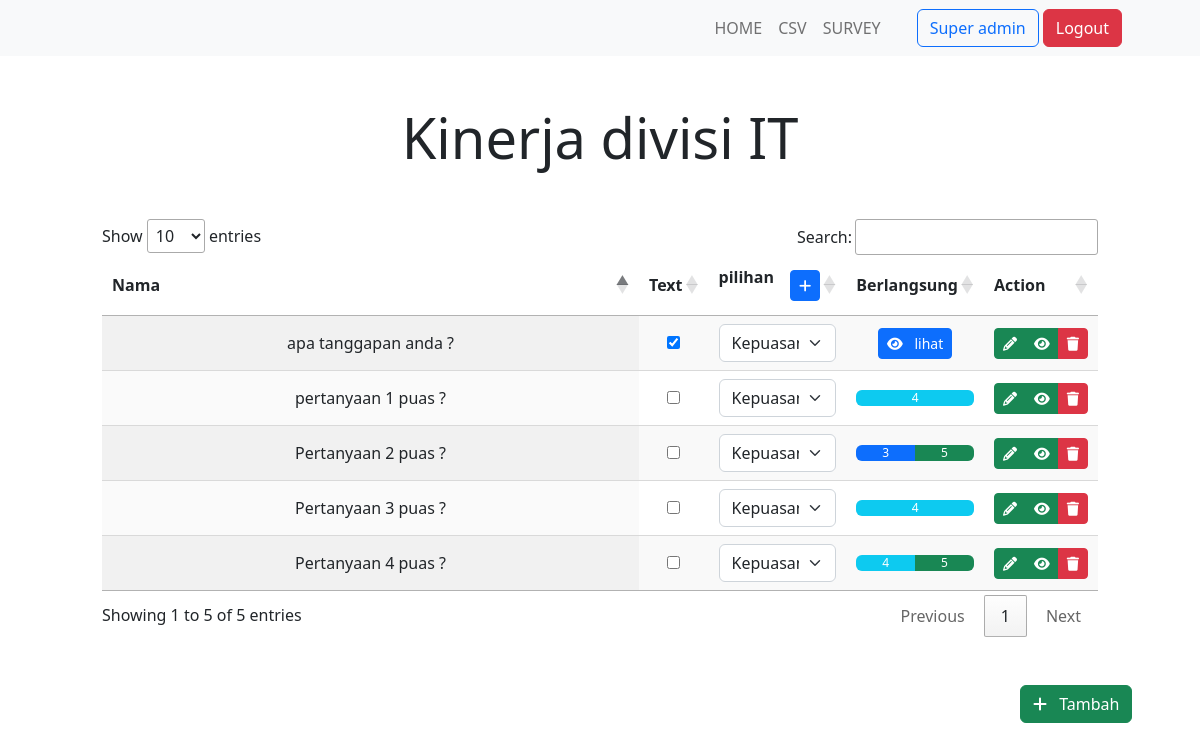
/edit/3 (signed in), run on the app's committed database.
### home/models.py (models this page shows, shortened)
class Survey(models.Model):
    name = models.CharField(max_length=225)
    date = models.DateField(auto_now_add=True)
    isOpen = models.BooleanField(default=True)

class Question(models.Model):
    name = models.CharField(max_length=225)
    isText = models.BooleanField()

class SurveyQuestion(models.Model):
    survey = models.ForeignKey('home.Survey',blank=True, null=True,on_delete=models.CASCADE)
    name = models.CharField(max_length=225)
    isText = models.BooleanField(default=False)
    value = models.ForeignKey('home.Question',blank=True, null=True,on_delete=models.CASCADE)

### home/views.py (the view, shortened to what this page needs)
# urls.py: path('edit/<int:id>', views.editmaster),
def editmaster(request,id):
    arrquest = []
    getsurvey = Survey.objects.get(id=id)
    for i in SurveyQuestion.objects.filter(survey=getsurvey).order_by('-id'):
        respon = ResponSurvey.objects.filter(value=i)
        if respon.count() != 0:
            objrespon = {
                '1':0 if respon.filter(answer__value__contains=1).count() == 0 else int((respon.count()/respon.filter(answer__value__contains=1).count())*100),
                '2':0 if respon.filter(answer__value__contains=2).count() == 0 else int((respon.count()/respon.filter(answer__value__contains=2).count())*100),
                '3':0 if respon.filter(answer__value__contains=3).count() == 0 else int((respon.count()/respon.filter(answer__value__contains=3).count())*100),
                '4':0 if respon.filter(answer__value__contains=4).count() == 0 else int((respon.count()/respon.filter(answer__value__contains=4).count())*100),
                '5':0 if respon.filter(answer__value__contains=5).count() == 0 else int((respon.count()/respon.filter(answer__value__contains=5).count())*100),
            }
        else:
            objrespon = {'1':'20','2':'20','3':'20','4':'20','5':'20',}
        arrquest.append({
            'id':i.id,
            'name':i.name,
            'isText':i.isText,
            'value':i.value,
            'isfilled': True if respon.count() != 0 else False,
            'respon':objrespon,
        })
    context = {
        'survey':getsurvey,
        'question':arrquest,
        'answer':Question.objects.all()
    }
    return render(request, 'admin/editSurvey.html', context)

### templates/admin/editSurvey.html (shortened to what this page needs)
{% extends 'admin/baseadmin.html' %} {% block content %}
<div class="text-center display-4 mt-5">
{{survey.name}}
</div>
<div class="row justify-content-center mt-5">
  <div class="col-md-10">
    <table id="table_id" class="display">
      <thead>
        <tr>
          <th>Nama</th>
          <th>Text</th>
          <th>
            <div class="d-flex align-items-center">
              <p class="me-3">pilihan</p>
              <a href="#" class="btn btn-primary btn-sm align-self-center"><i class="fas fa-plus"></i></a></th>
            </div>
          <th>Berlangsung</th>
          <th>Action</th>
      <tbody>
        {% for s in question %}
        <tr class="text-center">
          <td>{{s.name}} </td>
          <td><input type="checkbox" name="isText" id="isText" {% if s.isText  %} checked {% endif %}></td>
          <td>
            <select class="form-select" aria-label="Default select example">
              {% for a in answer %}
              <option value="{{a.id}}"  {% if a.id is s.value.id %} selected {% endif %}>{{a.name}}</option>
              {% endfor %}
            </select>
          </td>
          <td>
            {% if s.isText %}
            <a href="../detail/{{s.id}}" class="btn btn-primary btn-sm {% if not s.isfilled %} disabled {% endif %}"><i class="fas fa-eye me-2"></i> lihat</a>
            {% else %}
            <div class="progress">
              <div class="progress-bar bg-grey" role="progressbar" aria-label="Segment three" style="width: {{s.respon.3}}%" aria-valuenow="{{s.respon.3}}" aria-valuemin="0" aria-valuemax="100">3</div>
              <div class="progress-bar bg-info" role="progressbar" aria-label="Segment three" style="width: {{s.respon.4}}%" aria-valuenow="{{s.respon.4}}" aria-valuemin="0" aria-valuemax="100">4</div>
              <div class="progress-bar bg-success" role="progressbar" aria-label="Segment three" style="width: {{s.respon.5}}%" aria-valuenow="{{s.respon.5}}" aria-valuemin="0" aria-valuemax="100">5</div>
            </div>
            {% endif %}
          </td>
          <td>
            <div class="btn-group" role="group">
              <a onclick="modalsurvey('{{s.id}}')" data-bs-toggle="modal" data-bs-target="#modaledit" class="btn btn-success btn-sm">
                <i class="fas fa-pencil"></i
              ></a>
              <a href="../detail/{{s.id}}" class="btn btn-success btn-sm {% if not s.isfilled %} disabled {% endif %}">
                <i class="fas fa-eye"></i
              ></a>
              <a href="delete/survey/{{s.id}}" class="btn btn-danger btn-sm">
                <i class="fas fa-trash"></i
              ></a>
            </div>
          </td>
        </tr>
        {% endfor %}
      </tbody>
  </div>
<div class="row justify-content-end mt-5">
  <div class="col-md-2">
    <a href="#" class="btn btn-success" data-bs-toggle="modal" data-bs-target="#add"><i class="fas fa-plus me-2"></i> Tambah</a>
  </div>
</div>
{% endblock content %}

### data on the page
Survey: name "Kinerja divisi IT"
Question: name "apa tanggapan anda ?", name "Pertanyaan 4 puas ?", {{ s.respon.4 }} 200 (drawn), {{ s.respon.5 }} 200 (drawn), name "Pertanyaan 3 puas ?", {{ s.respon.4 }} 100 (drawn), name "Pertanyaan 2 puas ?", {{ s.respon.3 }} 200 (drawn), name "pertanyaan 1 puas ?"

### other printed values
form field value "Kepuasan"
